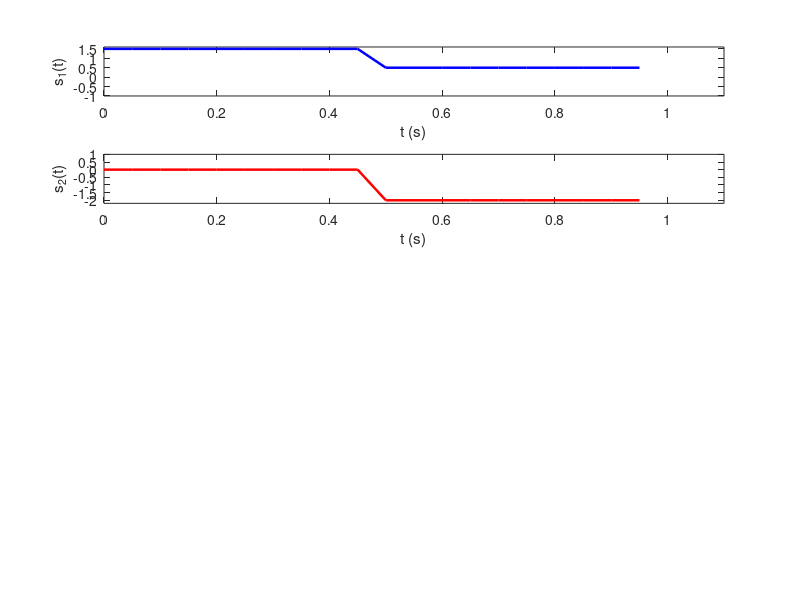

Here is the MATLAB script that generated this plot: (Note: this script raises an error after producing the figure.)
clc; clear; close all;
%% ================ Represent s1(t) and s2(t)
ts = 0.05; % The sample time
t1 = 0: ts: 0.5 - 0.05; % 0 - 0.45
t2 = 0.5: ts: 1 - 0.05; % 0.5 - 0.95
t_1bit = [t1 t2]; % Time of 1 bit
L = length(t_1bit); % The number of samples of 1 bit

% Value of s1(t), s2(t) in Tb
s1_t1 = 1.5*ones(1,length(t1)); 
s1_t2 = 0.5*ones(1, length(t2));
s1 = [s1_t1 s1_t2]; % s1(t)

s2_t1 = 0*ones(1, length(t1));
s2_t2 = -2*ones(1, length(t2));
s2 = [s2_t1 s2_t2]; % s2(t)

%% ================ The transmitted signal
Ntry = 10^1; % The total transmitted bits
Bit = randsrc(1, Ntry, [0 1]) ;% Transmission with P1 = P2 = 0.5
s = []; % The transmitted signal s(t)
t = []; % The time of s(t)
for i = 1:Ntry
    if Bit(i) == 0
        s = [s s1];
    else
        s = [s s2];
    end

    t_ibit = t_1bit + i - 1; % Time of i-bit
    t = [t t_ibit];
end

%% ================= The AWGN channel
N0_2 = 0.05; % The noise power spectrum desity (W/Hz) N0/2
B = 1/ts; % Bandwidth of signals
Power_noise = N0_2*B; % The power of noise
w = sqrt(Power_noise)*randn(1, length(s));
%% ================= The received signal
r = s+w;

%% ================= Plot
figure(1)
subplot(5,1,1)
plot(t_1bit,s1,'b-','linewidth',1.8); hold on;
xlabel('t (s)'); ylabel('s_1(t)');
axis([0 1.1 -1 1.6])
subplot(5,1,2)
plot(t_1bit,s2,'r-','linewidth',1.8);
xlabel('t (s)'); ylabel('s_2(t)')
axis([0 1.1 -2.2 1])
x_note = 0.5 :1 :Ntry - 0.5;
y_note = 2.4 *ones(1,Ntry);
Text = string(Bit);
subplot(5,1,3)
plot(t,s,'g-','linewidth',1.8);
text(x_note, y_note, Text);
xlabel('t (s)'); ylabel('s(t)')
axis([0 Ntry -3 3])
subplot(5,1,4)
plot(t,w,'k-','linewidth',1.4);
text(x_note, y_note, Text);
xlabel('t (s)'); ylabel('w(t)')
axis([0 Ntry -4 4])
subplot(5,1,5)
plot(t,r,'m-','linewidth',1.8);
text(x_note, y_note, Text);
xlabel('t (s)'); ylabel('s(t)')
axis([0 Ntry -3.2 3.2])
